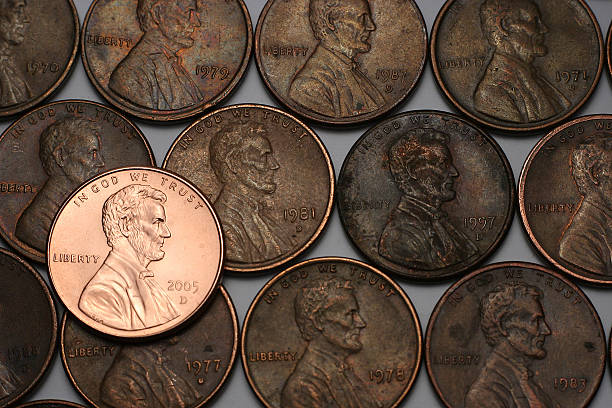
#> input picture tests/overlapping2.jpg, 612 x 408 px
$ python -i coin_detector.py   (imports and definitions only)
#> lines starting #> are read from the running program, lines starting #| are printed output that depends on the picture
#> further down, picture is the input picture: shape (408, 612, 3); mean B, G, R 59, 73, 92.4
"""
coin_detector.py
================
Detect and classify coins in an image using the circular Hough transform
combined with size and color features.

Typical usage
-------------
>>> from coin_detector import CoinDetector
>>> detector = CoinDetector()
>>> results = detector.detect("coins.jpg")
>>> print(results.total_value)
"""

import cv2
import numpy as np
from dataclasses import dataclass, field
from typing import List, Optional, Tuple


# ---------------------------------------------------------------------------
# Data types
# ---------------------------------------------------------------------------

@dataclass
class Coin:
    """Represents a single detected coin."""
    x: int                     # circle centre x (pixels)
    y: int                     # circle centre y (pixels)
    radius: int                # circle radius   (pixels)
    label: str = "unknown"     # coin denomination label
    value: float = 0.0         # monetary value
    color_name: str = "unknown"  # dominant color group ("gold", "silver", "copper")
    bgr_mean: Tuple[float, float, float] = field(default_factory=lambda: (0.0, 0.0, 0.0))


@dataclass
class DetectionResult:
    """Full result returned by :meth:`CoinDetector.detect`."""
    coins: List[Coin] = field(default_factory=list)
    total_value: float = 0.0
    annotated_image: Optional[np.ndarray] = None


# ---------------------------------------------------------------------------
# Coin classification tables
# ---------------------------------------------------------------------------

# Each entry: (label, value, color_group, min_radius_ratio, max_radius_ratio)
# radius_ratio = coin_radius / median_radius  – this makes classification
# robust to different image scales / resolutions.
#
# The table below covers both US coins and a generic set that can be adapted
# to other currencies by subclassing and overriding `COIN_TABLE`.

US_COIN_TABLE = [
    # label,    value,  color,     min_r,  max_r
    ("dime",    0.10,  "silver",   0.70,   0.89),
    ("penny",   0.01,  "copper",   0.90,   1.10),
    ("nickel",  0.05,  "silver",   1.05,   1.25),
    ("quarter", 0.25,  "silver",   1.20,   1.50),
    ("half",    0.50,  "silver",   1.45,   1.80),
    ("dollar",  1.00,  "gold",     1.60,   2.20),
]

# Color group boundaries in HSV space
# Each entry: (name, hue_low, hue_high, sat_low, val_low)
COLOR_GROUPS = [
    # copper / bronze: orange-brown hues
    ("copper",  5,  25, 50,  50),
    # gold: warm yellow hues
    ("gold",   20,  40, 60,  80),
    # silver: low saturation, high value (any hue)
    ("silver",  0, 180,  0, 120),
]


# ---------------------------------------------------------------------------
# Helper functions
# ---------------------------------------------------------------------------

def _bgr_to_color_name(bgr: Tuple[float, float, float]) -> str:
    """
    Map a BGR mean colour to a named colour group
    ('copper', 'gold', 'silver') using HSV thresholds.
    """
    # Convert a single pixel BGR->HSV via OpenCV
    pixel = np.uint8([[list(bgr)]])
    hsv = cv2.cvtColor(pixel, cv2.COLOR_BGR2HSV)[0][0]
    h, s, v = int(hsv[0]), int(hsv[1]), int(hsv[2])

    # Check copper first (narrower hue window)
    if 5 <= h <= 25 and s >= 50 and v >= 50:
        return "copper"
    # Gold
    if 20 <= h <= 40 and s >= 60 and v >= 80:
        return "gold"
    # Silver / white-metal (low saturation)
    if s < 60 and v >= 80:
        return "silver"
    # Fallback: classify by brightness
    if v >= 120:
        return "silver"
    return "copper"


def _sample_coin_color(image_bgr: np.ndarray, x: int, y: int, radius: int,
                        sample_fraction: float = 0.6) -> Tuple[float, float, float]:
    """
    Return the mean BGR colour inside a circle, using a circular mask that
    covers *sample_fraction* of the full radius (avoids edge artefacts).
    """
    h, w = image_bgr.shape[:2]
    inner_r = max(1, int(radius * sample_fraction))

    mask = np.zeros((h, w), dtype=np.uint8)
    cv2.circle(mask, (x, y), inner_r, 255, -1)

    mean_bgr = cv2.mean(image_bgr, mask=mask)[:3]
    return (mean_bgr[0], mean_bgr[1], mean_bgr[2])


def _classify_coin(radius: int, color_name: str,
                   median_radius: float,
                   coin_table: list) -> Tuple[str, float]:
    """
    Return (label, value) by matching *radius* against the relative-size
    table and verifying color when the table specifies one.

    Falls back to a size-only match if no colour match is found.
    """
    if median_radius <= 0:
        return "unknown", 0.0

    ratio = radius / median_radius

    best_label, best_value = "unknown", 0.0
    best_size_label, best_size_value = "unknown", 0.0

    for label, value, color_group, min_r, max_r in coin_table:
        if min_r <= ratio <= max_r:
            best_size_label = label
            best_size_value = value
            if color_group == color_name or color_group == "any":
                best_label = label
                best_value = value
                break   # exact match (size + colour)

    if best_label == "unknown" and best_size_label != "unknown":
        # Size matched but colour did not – use size-only result
        best_label = best_size_label
        best_value = best_size_value

    return best_label, best_value


# ---------------------------------------------------------------------------
# Main detector class
# ---------------------------------------------------------------------------

class CoinDetector:
    """
    Detect coins in an image using the circular Hough transform and classify
    them by relative size and colour.

    Parameters
    ----------
    coin_table : list, optional
        Classification table.  Defaults to :data:`US_COIN_TABLE`.
    dp : float
        Inverse ratio of the accumulator resolution to the image resolution.
        Higher values speed up processing at the cost of accuracy (default 1.2).
    min_dist_factor : float
        Minimum distance between circle centres as a fraction of the image
        short-side (default 0.05).
    param1 : int
        Upper Canny threshold for the internal edge detector (default 100).
    param2 : int
        Accumulator threshold for circle detection; lower finds more circles
        (default 30).
    min_radius_factor : float
        Minimum circle radius as a fraction of the image short-side (default 0.02).
    max_radius_factor : float
        Maximum circle radius as a fraction of the image short-side (default 0.35).
    blur_ksize : int
        Gaussian blur kernel size applied before Hough detection (default 7).
    """

    def __init__(
        self,
        coin_table: Optional[list] = None,
        dp: float = 1.2,
        min_dist_factor: float = 0.05,
        param1: int = 100,
        param2: int = 30,
        min_radius_factor: float = 0.02,
        max_radius_factor: float = 0.35,
        blur_ksize: int = 7,
    ):
        self.coin_table = coin_table if coin_table is not None else US_COIN_TABLE
        self.dp = dp
        self.min_dist_factor = min_dist_factor
        self.param1 = param1
        self.param2 = param2
        self.min_radius_factor = min_radius_factor
        self.max_radius_factor = max_radius_factor
        self.blur_ksize = blur_ksize

    # ------------------------------------------------------------------
    # Public API
    # ------------------------------------------------------------------

    def detect(self, image_source) -> DetectionResult:
        """
        Detect and classify all coins in *image_source*.

        Parameters
        ----------
        image_source : str | numpy.ndarray
            Either a file path to an image or a BGR numpy array.

        Returns
        -------
        DetectionResult
            A dataclass containing the list of :class:`Coin` objects, the
            computed total value, and an annotated copy of the image.

        Raises
        ------
        ValueError
            If the image cannot be loaded or has an unexpected format.
        """
        image = self._load_image(image_source)
        gray = self._preprocess(image)
        circles = self._hough_detect(image, gray)

        if circles is None or len(circles) == 0:
            return DetectionResult(
                coins=[],
                total_value=0.0,
                annotated_image=image.copy(),
            )

        coins = self._build_coins(image, circles)
        total_value = sum(c.value for c in coins)
        annotated = self._draw_annotations(image, coins)

        return DetectionResult(coins=coins, total_value=total_value,
                               annotated_image=annotated)

    # ------------------------------------------------------------------
    # Internal helpers
    # ------------------------------------------------------------------

    def _load_image(self, source) -> np.ndarray:
        if isinstance(source, np.ndarray):
            if source.ndim not in (2, 3):
                raise ValueError("Image array must be 2-D (gray) or 3-D (BGR).")
            return source if source.ndim == 3 else cv2.cvtColor(source, cv2.COLOR_GRAY2BGR)
        img = cv2.imread(str(source))
        if img is None:
            raise ValueError(f"Could not load image from path: {source!r}")
        return img

    def _preprocess(self, image: np.ndarray) -> np.ndarray:
        """Convert to grayscale and apply Gaussian blur."""
        gray = cv2.cvtColor(image, cv2.COLOR_BGR2GRAY)
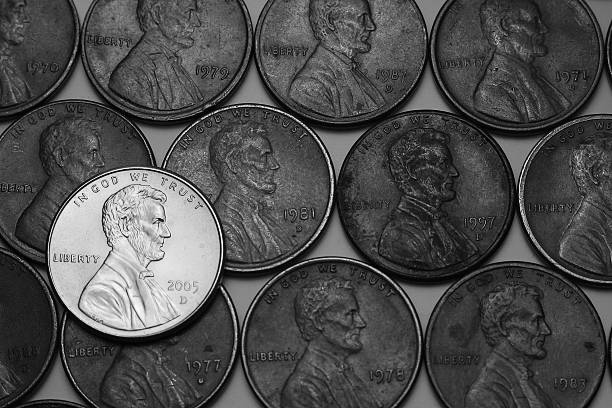
#> gray: shape (408, 612); min 0, max 255, mean 77.2
        ksize = self.blur_ksize | 1   # ensure odd
        return cv2.GaussianBlur(gray, (ksize, ksize), 2)
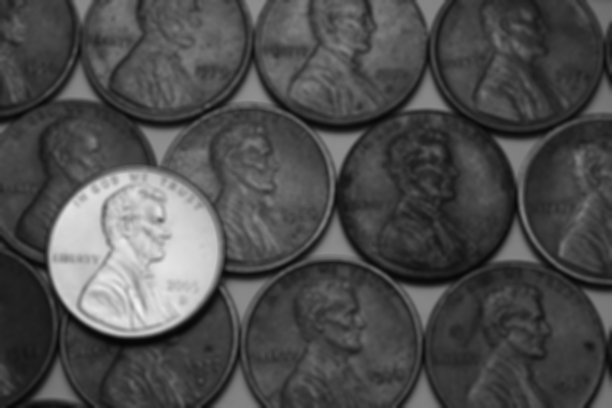
#> returned value: shape (408, 612); min 6, max 241, mean 77.2

    def _hough_detect(self, image: np.ndarray, gray: np.ndarray):
        """Run cv2.HoughCircles and return the (N, 3) circle array or None."""
        h, w = image.shape[:2]
#> h = 408; w = 612
        short_side = min(h, w)
#> short_side = 408

        min_dist = max(1, int(short_side * self.min_dist_factor))
#> min_dist = 20
        min_radius = max(1, int(short_side * self.min_radius_factor))
#> min_radius = 8
        max_radius = int(short_side * self.max_radius_factor)
#> max_radius = 142

        circles = cv2.HoughCircles(
            gray,
            cv2.HOUGH_GRADIENT,
            dp=self.dp,
            minDist=min_dist,
            param1=self.param1,
            param2=self.param2,
            minRadius=min_radius,
            maxRadius=max_radius,
        )
#> circles = 190 rows, first 8: [131.4, 250.2, 85.88], [246.6, 184.2, 87.2], [330.6, 347.4, 87.08], [340.2, 36.6, 86.96], [425.4, 196.2, 89.84], [609, 192.6, 86.36], [517.8, 40.2, 90.68], [144.6, 330.6, 93.8]

        if circles is not None:
            circles = np.round(circles[0]).astype(int)
#> circles = 190 rows, first 8: [131, 250, 86], [247, 184, 87], [331, 347, 87], [340, 37, 87], [425, 196, 90], [609, 193, 86], [518, 40, 91], [145, 331, 94]

        return circles

    def _build_coins(self, image: np.ndarray, circles: np.ndarray) -> List[Coin]:
        """
        Classify each detected circle and return a list of :class:`Coin`
        objects.
        """
        radii = circles[:, 2]
#> radii = 190 values, max 140 at index 41, min 13 at index 186, mean 64.34
        median_radius = float(np.median(radii))
#> median_radius = 55.5

        coins: List[Coin] = []
        for x, y, r in circles:
            bgr_mean = _sample_coin_color(image, int(x), int(y), int(r))
            color_name = _bgr_to_color_name(bgr_mean)
            label, value = _classify_coin(int(r), color_name,
                                          median_radius, self.coin_table)
            coins.append(Coin(
                x=int(x), y=int(y), radius=int(r),
                label=label, value=value,
                color_name=color_name, bgr_mean=bgr_mean,
            ))
#> this loop made 190 passes
#> (x, y, r, inner_r in _sample_coin_color, bgr_mean, pixel in _bgr_to_color_name, hsv in _bgr_to_color_name) on passes 1 to 3: (131, 250, 86, 51, (153.5, 184.1, 230.3), [[153, 184, 230]], [12, 85, 230]), (247, 184, 87, 52, (65.28, 85.68, 111.7), [[65, 85, 111]], [13, 106, 111]), (331, 347, 87, 52, (48.39, 65.91, 86.61), [[48, 65, 86]], [13, 113, 86])

        return coins

    def _draw_annotations(self, image: np.ndarray, coins: List[Coin]) -> np.ndarray:
        """Return a copy of *image* with circles and labels drawn on it."""
        annotated = image.copy()

        for coin in coins:
            x, y, r = coin.x, coin.y, coin.radius

            # Colour the outline by coin colour group
            if coin.color_name == "copper":
                outline = (0, 80, 180)   # BGR – brownish-red
            elif coin.color_name == "gold":
                outline = (0, 200, 220)  # BGR – orange-yellow
            else:
                outline = (200, 200, 200)  # BGR – light grey / silver

            cv2.circle(annotated, (x, y), r, outline, 2)
            cv2.circle(annotated, (x, y), 3, (0, 255, 0), -1)

            label_text = f"{coin.label} ${coin.value:.2f}"
            font = cv2.FONT_HERSHEY_SIMPLEX
            font_scale = max(0.4, r / 50)
            thickness = max(1, int(font_scale * 1.5))

            (tw, th), _ = cv2.getTextSize(label_text, font, font_scale, thickness)
            tx = max(0, x - tw // 2)
            ty = max(th + 2, y - r - 5)

            cv2.putText(annotated, label_text, (tx, ty),
                        font, font_scale, (255, 255, 255), thickness + 1,
                        cv2.LINE_AA)
            cv2.putText(annotated, label_text, (tx, ty),
                        font, font_scale, (0, 0, 0), thickness,
                        cv2.LINE_AA)
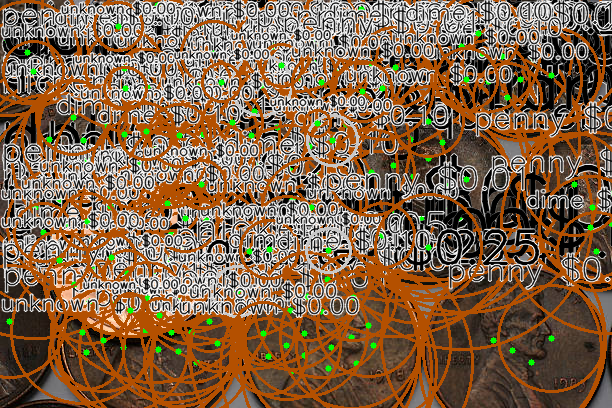
#> annotated: shape (408, 612, 3); mean B, G, R 73.5, 100.6, 128.7

        return annotated

>>> import cv2
>>> picture = cv2.imread('tests/overlapping2.jpg')
>>> result = CoinDetector().detect(picture)

$ run again, on tests/test8.jpg
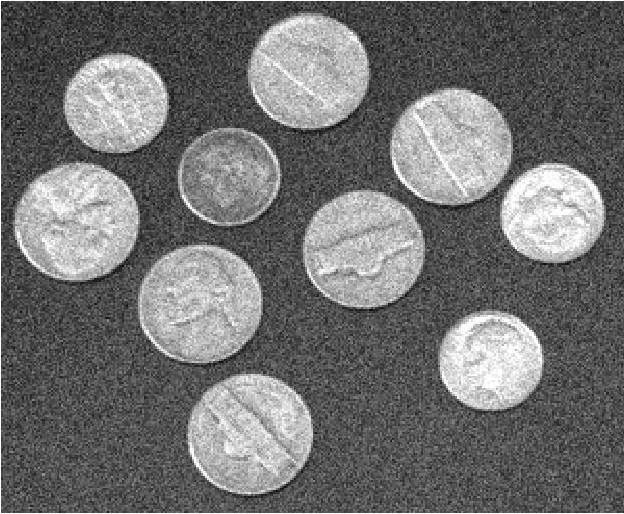
#> input picture tests/test8.jpg, 624 x 514 px
#> picture is the input picture: shape (514, 624, 3); min 0, max 255, mean 112.6
#> in _preprocess, `return cv2.GaussianBlur(gray, (ksize, ksize), 2)`:
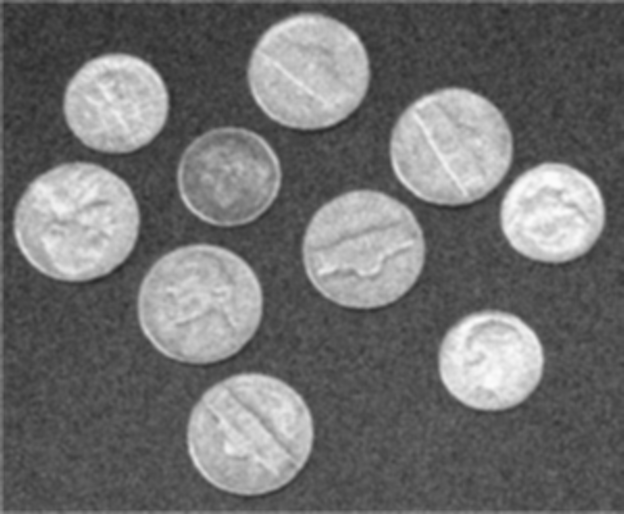
#> returned value: shape (514, 624); min 42, max 252, mean 112.2
#> in _hough_detect, `circles = cv2.HoughCircles( gray, cv2.HOUGH_GRADIENT, dp=self.dp, minD..`: circles = 93 rows, first 8: [363, 250.2, 60.04], [250.2, 436.2, 63.4], [78.6, 220.2, 60.04], [227.4, 175.8, 50.44], [451.8, 148.2, 59.92], [202.2, 304.2, 59.68], [310.2, 71.4, 58.36], [490.2, 360.6, 51.28]
#> in _hough_detect, `circles = np.round(circles[0]).astype(int)`: circles = 93 rows, first 8: [363, 250, 60], [250, 436, 63], [79, 220, 60], [227, 176, 50], [452, 148, 60], [202, 304, 60], [310, 71, 58], [490, 361, 51]
#> radii = 93 values, max 172 at index 18, min 15 at index 87, mean 60.35
#> median_radius = 50
#> the loop in _build_coins, `for x, y, r in circles:` made 93 passes
#> (x, y, r, inner_r in _sample_coin_color, bgr_mean, pixel in _bgr_to_color_name, hsv in _bgr_to_color_name, v in _bgr_to_color_name) on passes 1 to 5: (363, 250, 60, 36, (183.4, 183.4, 183.4), [[183, 183, 183]], [0, 0, 183], 183), (250, 436, 63, 37, (193.8, 193.8, 193.8), [[193, 193, 193]], [0, 0, 193], 193), (79, 220, 60, 36, (199.2, 199.2, 199.2), [[199, 199, 199]], [0, 0, 199], 199), (227, 176, 50, 30, (149.1, 149.1, 149.1), [[149, 149, 149]], [0, 0, 149], 149), (452, 148, 60, 36, (198.2, 198.2, 198.2), [[198, 198, 198]], [0, 0, 198], 198)
#> the loop in _draw_annotations, `for coin in coins:` made 93 passes
#> after the loop in _draw_annotations, `for coin in coins:`:
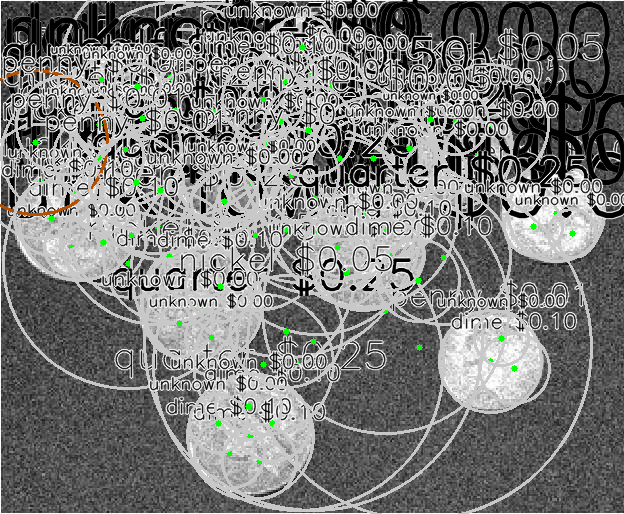
#> annotated: shape (514, 624, 3); mean B, G, R 120.6, 121.9, 120.9
